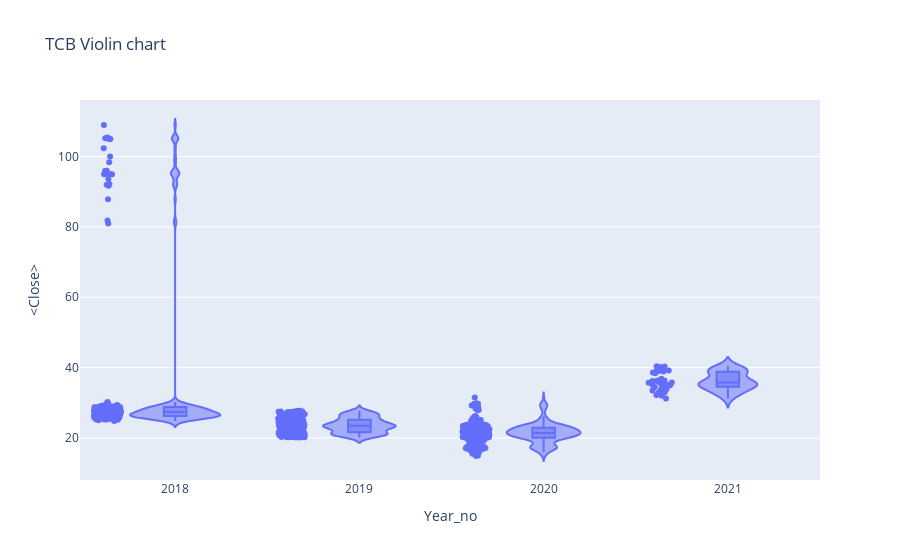

Here is the notebook cell this chart was saved with:
### Code cell
#px.violin(df_tips, y="tip", x="smoker", color="sex", box=True, points="all",
#          hover_data=df_tips.columns)

fig = go.Figure()
px.violin(df,x='Year_no',y='<Close>',box =True, points='all',
         hover_data=df.columns, title = 'TCB Violin chart')

### Figure 1 — Plotly figure (JSON) as saved in the notebook; plotly's stock layout.template omitted (floating-point values rounded to 4 significant figures; data arrays with more than 128 entries replaced by an {"elided": "..."} marker saying what was removed)
{"data": [{"alignmentgroup": "True", "box": {"visible": true}, "customdata": {"elided": "691x3 mixed values"}, "hovertemplate": "Year_no=%{x}<br><Close>=%{y}<br>datetime=%{customdata[0]}<br><Volume>=%{customdata[1]}<br>Period=%{customdata[2]}<extra></extra>", "legendgroup": "", "marker": {"color": "#636efa"}, "name": "", "offsetgroup": "", "orientation": "v", "points": "all", "scalegroup": "True", "showlegend": false, "type": "violin", "x": {"elided": "691 int values"}, "x0": " ", "xaxis": "x", "y": {"elided": "691 float values"}, "y0": " ", "yaxis": "y"}], "layout": {"legend": {"tracegroupgap": 0}, "title": {"text": "TCB Violin chart"}, "violinmode": "group", "xaxis": {"anchor": "y", "domain": [0, 1], "title": {"text": "Year_no"}}, "yaxis": {"anchor": "x", "domain": [0, 1], "title": {"text": "<Close>"}}}}
